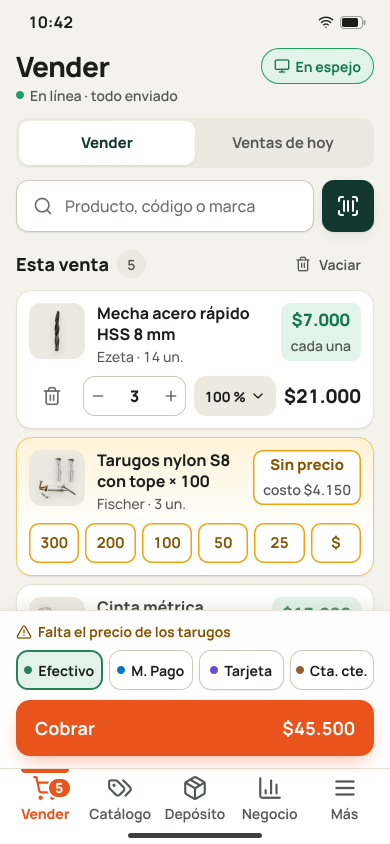
#> input picture docs/propuestas-de-diseno/vender/celu/variante-1-mostrador/captura.png, 780 x 1688 px, found by its file name (shown at 1/2 size)
$ python capturas_de_ejemplo.py ../../../../../../docs/propuestas-de-diseno/vender/celu/variante-1-mostrador/captura.png ../../../../../../docs/propuestas-de-diseno/mejoras-y-errores/imagenes/cap-vender-celu.webp
#> lines starting #> are read from the running program, lines starting #| are printed output that depends on the picture
# Arma las «capturas de pantalla» que llevan los tickets de ejemplo, a partir de las maquetas de Vender.
import sys, os
from PIL import Image
M, out = sys.argv[1], sys.argv[2]
V = os.path.join(M, "vender")
def g(img, name, w=None, q=78):
    if w and img.width > w:
        img = img.resize((w, round(img.height * w / img.width)), Image.LANCZOS)
    p = os.path.join(out, name); img.convert("RGB").save(p, "WEBP", quality=q); print(name, img.size, os.path.getsize(p)//1024, "KB")
c1 = Image.open(f"{V}/celu/variante-1-mostrador/captura.png")
#> c1 is the input picture: PIL image 780x1688 RGB; mean R, G, B 237.3, 227.4, 218.5
g(c1, "cap-vender-celu.webp", 520)
g(c1.crop((0, 1500, 780, 1688)).copy(), "cap-celu-cobrar.webp", 600)
#> call 2 of g, with name = 'cap-celu-cobrar.webp', w = 600, q = 78
#> in g (call 2), `img = img.resize((w, round(img.height * w / img.width)), Image.LANCZOS)`:
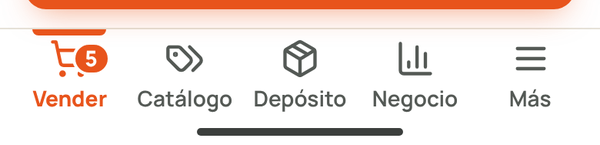
#> img: PIL image 600x145 RGB; mean R, G, B 241.7, 227.4, 221.5
g(c1.crop((40, 760, 740, 1000)), "cap-celu-tarugos.webp", 600)
#> call 3 of g, with name = 'cap-celu-tarugos.webp', w = 600, q = 78
#> in g (call 3), `img = img.resize((w, round(img.height * w / img.width)), Image.LANCZOS)`:
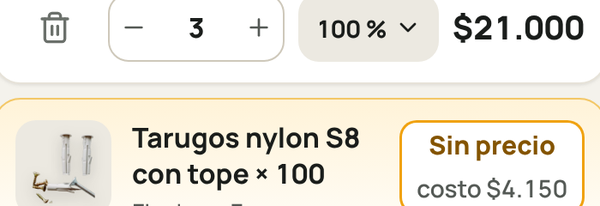
#> img: PIL image 600x206 RGB; mean R, G, B 237.5, 233.3, 223.3
k1 = Image.open(f"{V}/compu/variante-1-mostrador/captura.png")
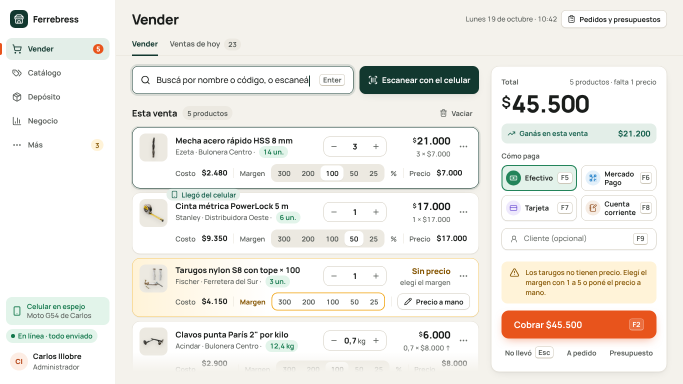
#> input picture docs/propuestas-de-diseno/vender/compu/variante-1-mostrador/captura.png, 1366 x 768 px, found by its file name (shown at 1/2 size)
#> k1 is the input picture: PIL image 1366x768 RGB; mean R, G, B 238.4, 236.3, 231.3
g(k1, "cap-vender-compu.webp", 1100)
#> call 4 of g, with name = 'cap-vender-compu.webp', w = 1100, q = 78
#> in g (call 4), `img = img.resize((w, round(img.height * w / img.width)), Image.LANCZOS)`:
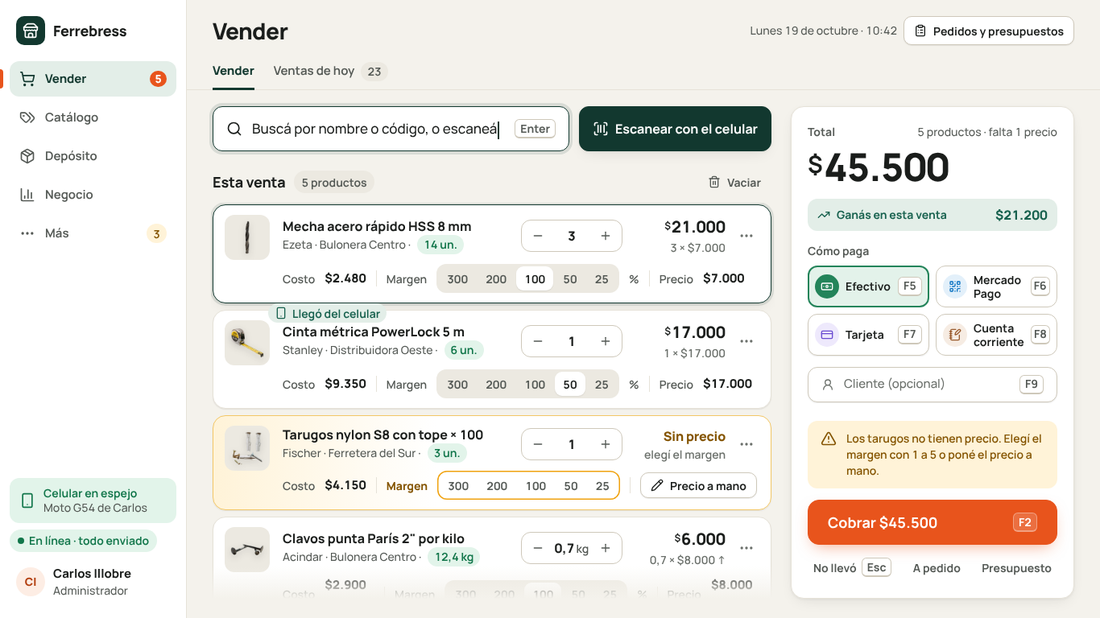
#> img: PIL image 1100x618 RGB; mean R, G, B 238.1, 236, 230.9
g(k1.crop((480, 100, 1366, 520)), "cap-compu-cobro.webp", 900)
#> in g (call 5), `p = os.path.join(out, name)`:
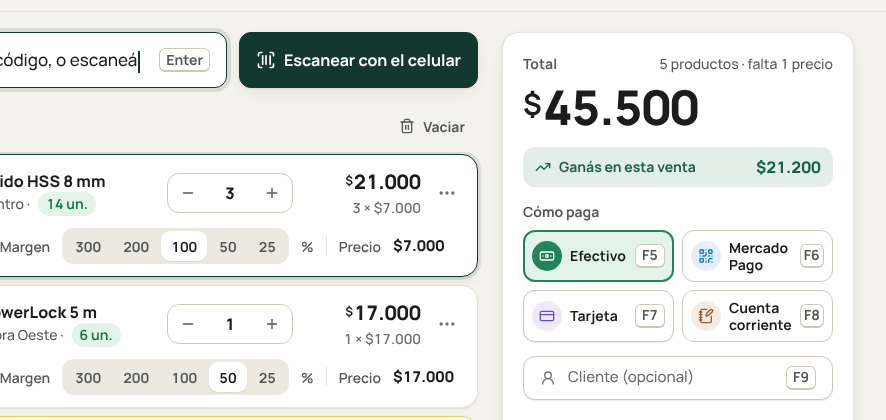
#> saved as cap-compu-cobro.webp: PIL image 886x420 RGB; mean R, G, B 232.1, 234.2, 231.3
k2 = Image.open(f"{V}/compu/variante-2-teclado/captura.png")
g(k2.crop((232, 60, 1366, 400)), "cap-compu-cuaderno.webp", 900)
#> in g (call 6), `img = img.resize((w, round(img.height * w / img.width)), Image.LANCZOS)`:
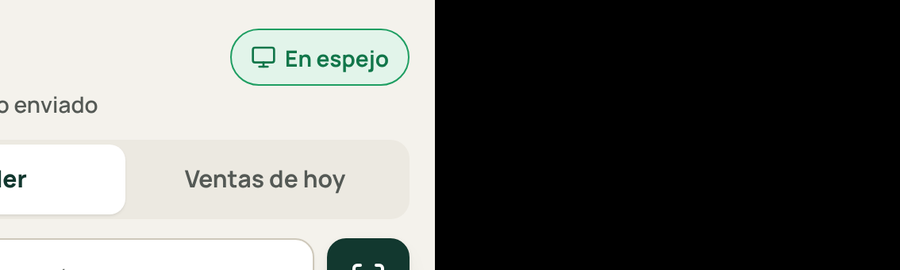
#> img: PIL image 900x270 RGB; mean R, G, B 112.5, 113.4, 110.3
k3 = Image.open(f"{V}/compu/variante-3-estante/captura.png")
g(k3.crop((0, 60, 900, 560)), "cap-compu-estante.webp", 800)
#> in g (call 7), `img = img.resize((w, round(img.height * w / img.width)), Image.LANCZOS)`:
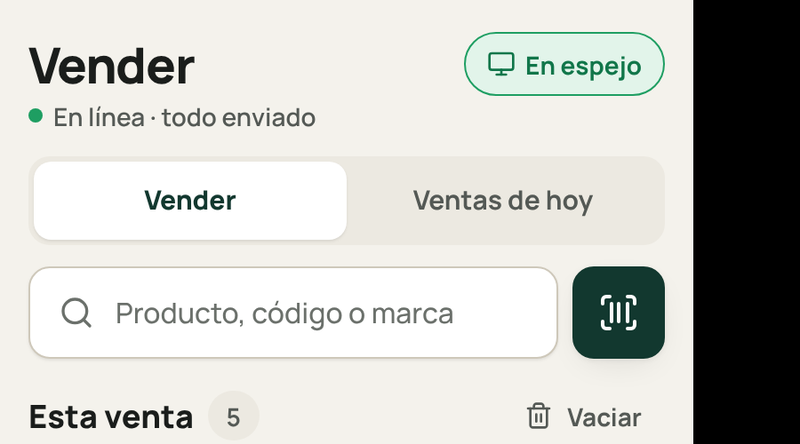
#> img: PIL image 800x444 RGB; mean R, G, B 200.1, 201, 196.4
c2 = Image.open(f"{V}/celu/variante-2-camara/captura.png")
g(c2, "cap-celu-camara.webp", 520)
